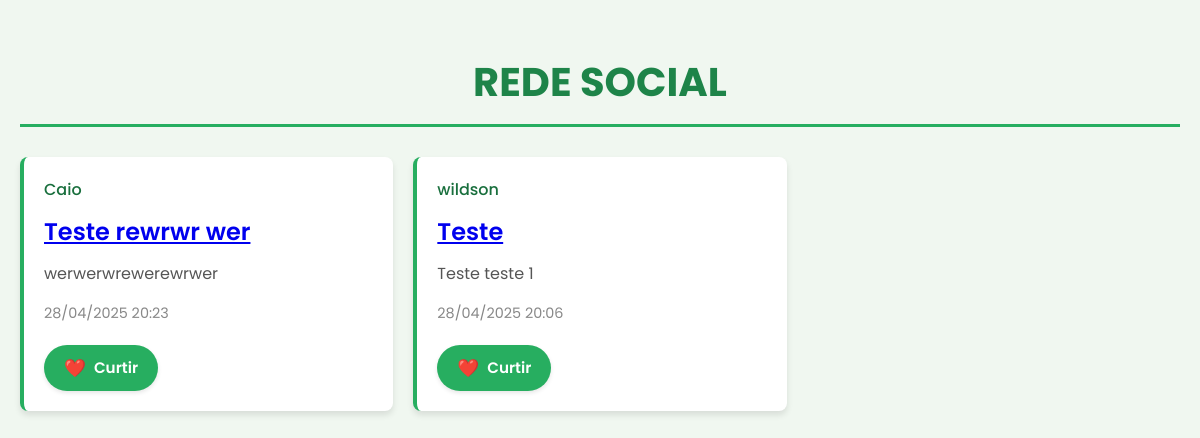
Before: / with the older database file.
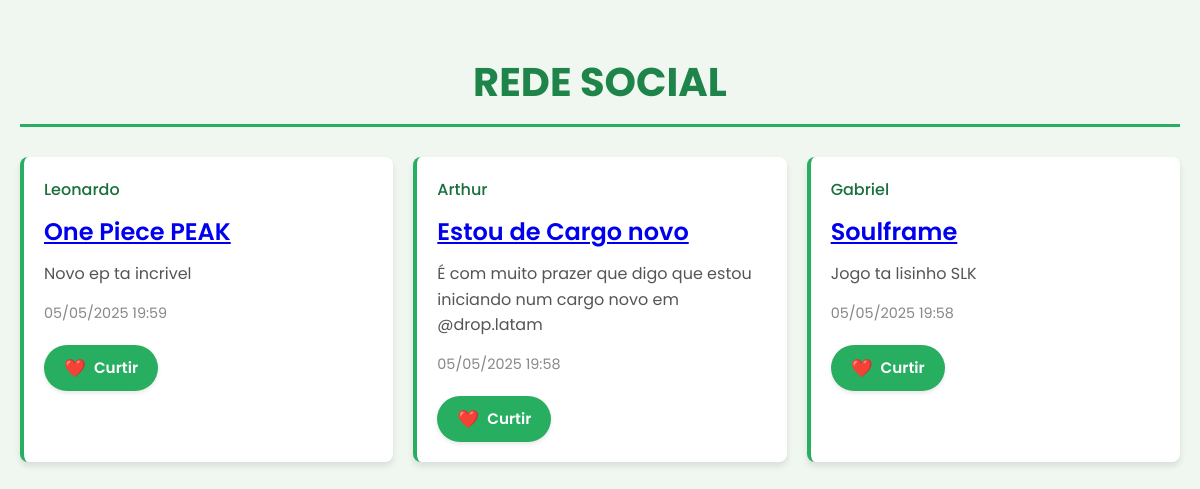
After: the same page with the newer database file.
### rede_social/models.py (models this page shows, shortened)
class Post(models.Model):
    user = models.ForeignKey(User, on_delete=models.CASCADE)
    title = models.CharField(max_length=255)
    content = models.TextField()
    created_at = models.DateTimeField(auto_now_add=True)

### rede_social/views.py (the view)
# urls.py: path('', views.index, name='home'),
def index(request):
    posts = Post.objects.all().order_by('-id')
    return render(request, 'pages/index.html', {'posts': posts})

### rede_social/templates/pages/index.html (shortened to what this page needs)
{% load static %}
<!DOCTYPE html>
<html lang="pt-br">
<head>
    <link rel="stylesheet" href="{% static 'css/style.css' %}">
</head>
<body>
    <h1>REDE SOCIAL</h1>
    <div class="posts-container">
        {% for post in posts %}
            <div class="post">
                <div class="post-user">{{ post.user }}</div>
                <div class="post-title">
                    <a href="{% url 'post_detail' post.id %}">{{ post.title }}</a>
                </div>
                <div class="post-content">{{ post.content|truncatewords:20 }}</div>
                <div class="post-meta">
                    <div class="post-date">{{ post.created_at|date:'d/m/Y H:i' }}</div>
                </div>
                <form method="post" action="{% url 'like_post' post.id %}">
                    <button type="submit" class="like-button">Curtir</button>
                </form>
            </div>
        {% endfor %}
    </div>
</body>
</html>

### rede_social/static/css/style.css (style rules this page uses)
* { margin: 0; padding: 0; box-sizing: border-box; font-family: 'Poppins', Arial, sans-serif; }
body { background-color: #f0f7f0; color: #333; line-height: 1.6; padding: 20px; max-width: 1200px; margin: 0 auto; }
h1 { text-align: center; margin: 30px 0; color: #1e8449; font-size: 2.5rem; font-weight: 700; border-bottom: 3px solid #27ae60; padding-bottom: 10px; }
.posts-container { display: grid; grid-template-columns: repeat(auto-fill, minmax(300px, 1fr)); gap: 20px; }
.post { background-color: #fff; border-radius: 8px; border-left: 4px solid #27ae60; box-shadow: 0 4px 6px rgba(0, 0, 0, 0.1); padding: 20px; transition: transform 0.3s ease, box-shadow 0.3s ease; }
.post-user { font-size: 1rem; color: #196f3d; margin-bottom: 10px; font-weight: 500; }
.post-title { font-size: 1.5rem; color: #196f3d; margin-bottom: 10px; font-weight: 600; }
.post-content { font-size: 1rem; margin-bottom: 15px; color: #555; line-height: 1.6; }
.post-meta { margin-bottom: 10px; color: #888; font-size: 0.9rem; }
.like-button { margin-top: 10px; background-color: #27ae60; color: #fff; border: none; padding: 10px 20px; border-radius: 25px; cursor: pointer; font-weight: 600; font-size: 0.95rem; transition: background-color 0.3s ease, transform 0.1s ease; display: inline-flex; align-items: center; gap: 8px; box-shadow: 0 2px 4px rgba(0, 0, 0, 0.1); }
.like-button::before { content: "❤️"; font-size: 1.1rem; }

Changed rows visible on the page:
removed Post: user "Caio", title "Teste rewrwr wer", content "werwerwrewerewrwer", created_at "28/04/2025 20:23"
removed Post: user "wildson", title "Teste", content "Teste teste 1", created_at "28/04/2025 20:06"
added Post: user "Leonardo", title "One Piece PEAK", content "Novo ep ta incrivel", created_at "05/05/2025 19:59"
added Post: user "Arthur", title "Estou de Cargo novo", content "É com muito prazer que digo que estou iniciando num cargo novo em @drop.latam", created_at "05/05/2025 19:58"
added Post: user "Gabriel", title "Soulframe", content "Jogo ta lisinho SLK", created_at "05/05/2025 19:58"
